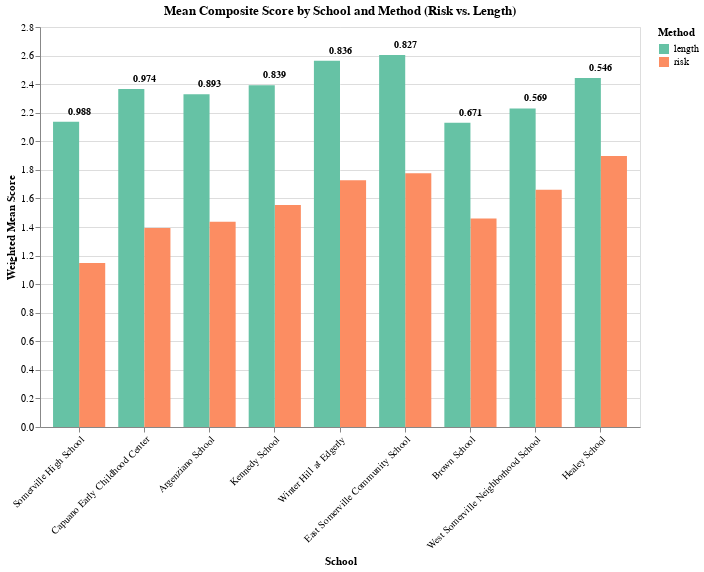

Notebook code for this chart:
### Code cell
# Create the bar chart with sorting by mean_score_diff
chart = alt.Chart(school_means).mark_bar().encode(
    x=alt.X('school_name:N', 
            title='School', 
            axis=alt.Axis(labelAngle=-45),
            sort=alt.EncodingSortField(field='mean_score_diff', op='max', order='descending')),
    y=alt.Y('weighted_mean_score:Q', title='Weighted Mean Score'),
    color=alt.Color('method:N', title='Method', scale=alt.Scale(scheme='set2')),
    xOffset='method:N',  # This creates grouped bars
    tooltip=[
        alt.Tooltip('school_name:N', title='School'),
        alt.Tooltip('method:N', title='Method'),
        alt.Tooltip('weighted_mean_score:Q', title='Weighted Mean Score', format='.3f'),
        alt.Tooltip('sum_length:Q', title='Total Length', format='.1f')
    ]
).properties(
    width=600,
    height=400,
    title='Mean Composite Score by School and Method (Risk vs. Length)'
)

# Get one row per school for the diff labels (take the first method's row since diff is the same)
school_diff = school_means.groupby('school_name').agg({
    'mean_score_diff': 'first',
    'weighted_mean_score': 'max'  # Use max to position text above tallest bar
}).reset_index()

# Add text labels centered above both bars showing mean_score_diff
text = alt.Chart(school_diff).mark_text(
    align='center',
    baseline='bottom',
    dy=-5,
    fontSize=10,
    fontWeight='bold'
).encode(
    x=alt.X('school_name:N', sort=alt.EncodingSortField(field='mean_score_diff', op='max', order='descending')),
    y=alt.Y('weighted_mean_score:Q'),
    text=alt.Text('mean_score_diff:Q', format='.3f')
)

# Combine the chart and text
final_chart = chart + text
final_chart

### Figure 1 — Vega-Lite specification as saved in the notebook (floating-point values rounded to 4 significant figures)
{"config": {"view": {"continuousWidth": 300, "continuousHeight": 300}}, "layer": [{"data": {"name": "data-90ed20a415c2c83847e994e94bd82b07"}, "mark": {"type": "bar"}, "encoding": {"color": {"field": "method", "scale": {"scheme": "set2"}, "title": "Method", "type": "nominal"}, "tooltip": [{"field": "school_name", "title": "School", "type": "nominal"}, {"field": "method", "title": "Method", "type": "nominal"}, {"field": "weighted_mean_score", "format": ".3f", "title": "Weighted Mean Score", "type": "quantitative"}, {"field": "sum_length", "format": ".1f", "title": "Total Length", "type": "quantitative"}], "x": {"axis": {"labelAngle": -45}, "field": "school_name", "sort": {"field": "mean_score_diff", "op": "max", "order": "descending"}, "title": "School", "type": "nominal"}, "xOffset": {"field": "method", "type": "nominal"}, "y": {"field": "weighted_mean_score", "title": "Weighted Mean Score", "type": "quantitative"}}, "title": "Mean Composite Score by School and Method (Risk vs. Length)"}, {"data": {"name": "data-d2554c48e297cbaa85ab4f00718bdbf1"}, "mark": {"type": "text", "align": "center", "baseline": "bottom", "dy": -5, "fontSize": 10, "fontWeight": "bold"}, "encoding": {"text": {"field": "mean_score_diff", "format": ".3f", "type": "quantitative"}, "x": {"field": "school_name", "sort": {"field": "mean_score_diff", "op": "max", "order": "descending"}, "type": "nominal"}, "y": {"field": "weighted_mean_score", "type": "quantitative"}}}], "height": 400, "width": 600, "$schema": "https://vega.github.io/schema/vega-lite/v6.1.0.json", "datasets": {"data-90ed20a415c2c83847e994e94bd82b07": [{"school_name": "Somerville High School", "method": "risk", "weighted_mean_score": 1.149, "min_score": 0.0, "max_score": 3.067, "sum_length": 2566.0, "mean_score_diff": 0.9879}, {"school_name": "Somerville High School", "method": "length", "weighted_mean_score": 2.137, "min_score": 0.0, "max_score": 3.257, "sum_length": 1964.0, "mean_score_diff": 0.9879}, {"school_name": "Capuano Early Childhood Center", "method": "length", "weighted_mean_score": 2.367, "min_score": 1.038, "max_score": 3.32, "sum_length": 2726.0, "mean_score_diff": 0.9741}, {"school_name": "Capuano Early Childhood Center", "method": "risk", "weighted_mean_score": 1.393, "min_score": 0.2633, "max_score": 3.189, "sum_length": 3543.0, "mean_score_diff": 0.9741}, {"school_name": "Argenziano School", "method": "length", "weighted_mean_score": 2.33, "min_score": 0.8216, "max_score": 3.35, "sum_length": 2712.0, "mean_score_diff": 0.8932}, {"school_name": "Argenziano School", "method": "risk", "weighted_mean_score": 1.437, "min_score": 0.1424, "max_score": 3.211, "sum_length": 3864.0, "mean_score_diff": 0.8932}, {"school_name": "Kennedy School", "method": "risk", "weighted_mean_score": 1.554, "min_score": 0.2067, "max_score": 3.546, "sum_length": 2898.0, "mean_score_diff": 0.8392}, {"school_name": "Kennedy School", "method": "length", "weighted_mean_score": 2.393, "min_score": 0.9888, "max_score": 3.587, "sum_length": 2369.0, "mean_score_diff": 0.8392}, {"school_name": "Winter Hill at Edgerly", "method": "length", "weighted_mean_score": 2.563, "min_score": 0.3444, "max_score": 3.545, "sum_length": 2372.0, "mean_score_diff": 0.8355}, {"school_name": "Winter Hill at Edgerly", "method": "risk", "weighted_mean_score": 1.727, "min_score": 0.1083, "max_score": 3.563, "sum_length": 2963.0, "mean_score_diff": 0.8355}, {"school_name": "East Somerville Community School", "method": "risk", "weighted_mean_score": 1.777, "min_score": 0.5857, "max_score": 3.58, "sum_length": 3049.0, "mean_score_diff": 0.8268}, {"school_name": "East Somerville Community School", "method": "length", "weighted_mean_score": 2.603, "min_score": 1.513, "max_score": 3.546, "sum_length": 2464.0, "mean_score_diff": 0.8268}, {"school_name": "Brown School", "method": "risk", "weighted_mean_score": 1.46, "min_score": 0.4562, "max_score": 3.108, "sum_length": 3051.0, "mean_score_diff": 0.6708}, {"school_name": "Brown School", "method": "length", "weighted_mean_score": 2.13, "min_score": 0.9233, "max_score": 3.238, "sum_length": 2295.0, "mean_score_diff": 0.6708}, {"school_name": "West Somerville Neighborhood School", "method": "length", "weighted_mean_score": 2.23, "min_score": 0.9723, "max_score": 3.514, "sum_length": 3097.0, "mean_score_diff": 0.569}, {"school_name": "West Somerville Neighborhood School", "method": "risk", "weighted_mean_score": 1.661, "min_score": 0.3769, "max_score": 3.137, "sum_length": 4092.0, "mean_score_diff": 0.569}, {"school_name": "Healey School", "method": "length", "weighted_mean_score": 2.442, "min_score": 1.028, "max_score": 3.683, "sum_length": 2290.0, "mean_score_diff": 0.5456}, {"school_name": "Healey School", "method": "risk", "weighted_mean_score": 1.897, "min_score": 0.497, "max_score": 3.414, "sum_length": 3492.0, "mean_score_diff": 0.5456}], "data-d2554c48e297cbaa85ab4f00718bdbf1": [{"school_name": "Argenziano School", "mean_score_diff": 0.8932, "weighted_mean_score": 2.33}, {"school_name": "Brown School", "mean_score_diff": 0.6708, "weighted_mean_score": 2.13}, {"school_name": "Capuano Early Childhood Center", "mean_score_diff": 0.9741, "weighted_mean_score": 2.367}, {"school_name": "East Somerville Community School", "mean_score_diff": 0.8268, "weighted_mean_score": 2.603}, {"school_name": "Healey School", "mean_score_diff": 0.5456, "weighted_mean_score": 2.442}, {"school_name": "Kennedy School", "mean_score_diff": 0.8392, "weighted_mean_score": 2.393}, {"school_name": "Somerville High School", "mean_score_diff": 0.9879, "weighted_mean_score": 2.137}, {"school_name": "West Somerville Neighborhood School", "mean_score_diff": 0.569, "weighted_mean_score": 2.23}, {"school_name": "Winter Hill at Edgerly", "mean_score_diff": 0.8355, "weighted_mean_score": 2.563}]}}
